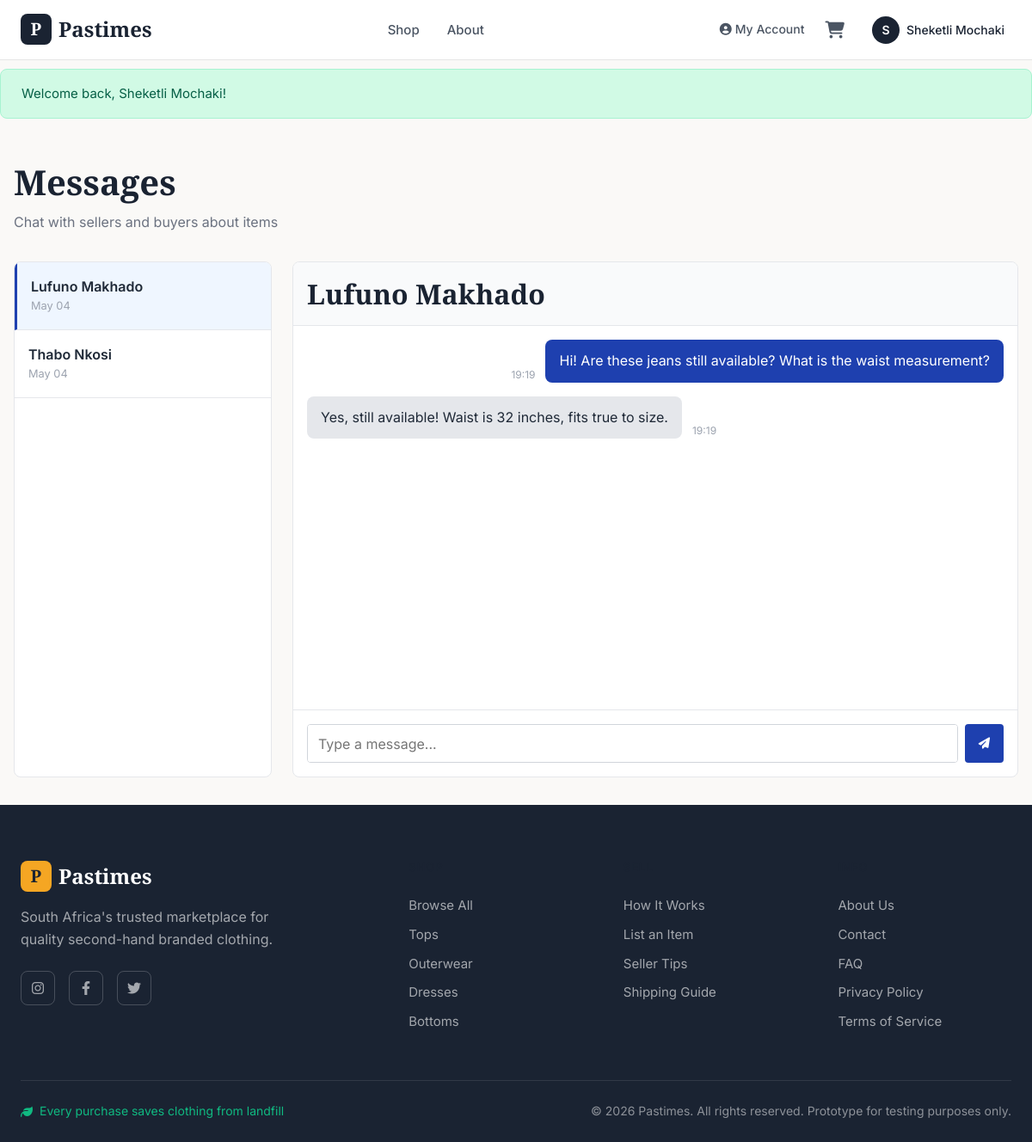
The page /messages.php?user=2 (signed in) on the database its author committed.
### tables this page shows
CREATE TABLE tblUser (
    userID INT AUTO_INCREMENT PRIMARY KEY,
    fullName VARCHAR(100) NOT NULL,
    email VARCHAR(150) NOT NULL UNIQUE,
    username VARCHAR(50) NOT NULL UNIQUE,
    passwordHash VARCHAR(255) NOT NULL,
    role ENUM('buyer','seller','both') DEFAULT 'buyer',
    status ENUM('pending','active','suspended') DEFAULT 'pending',
    address TEXT,
    city VARCHAR(100),
    postalCode VARCHAR(20),
    phone VARCHAR(20),
    profilePic VARCHAR(255) DEFAULT 'images/default-avatar.png',
    createdAt TIMESTAMP DEFAULT CURRENT_TIMESTAMP
);

CREATE TABLE tblMessages (
    messageID INT AUTO_INCREMENT PRIMARY KEY,
    senderID INT NOT NULL,
    receiverID INT NOT NULL,
    clothingID INT,
    subject VARCHAR(200),
    messageBody TEXT NOT NULL,
    isRead TINYINT(1) DEFAULT 0,
    sentAt TIMESTAMP DEFAULT CURRENT_TIMESTAMP,
    FOREIGN KEY (senderID) REFERENCES tblUser(userID) ON DELETE CASCADE,
    FOREIGN KEY (receiverID) REFERENCES tblUser(userID) ON DELETE CASCADE
);

### messages.php (the view, shortened to what this page needs)
<?php
require_once 'includes/DBConn.php';
$userID = $_SESSION['userID'];
$selectedUserID = isset($_GET['user']) ? (int)$_GET['user'] : null;
$stmt = $conn->prepare("
    SELECT DISTINCT
        CASE WHEN senderID = ? THEN receiverID ELSE senderID END as otherUserID,
        u.fullName, u.username,
        MAX(sentAt) as lastMessage
    FROM tblMessages
    JOIN tblUser u ON u.userID = CASE WHEN senderID = ? THEN receiverID ELSE senderID END
    WHERE senderID = ? OR receiverID = ?
    GROUP BY otherUserID, u.fullName, u.username
    ORDER BY lastMessage DESC
");
$stmt->bind_param('iiii', $userID, $userID, $userID, $userID);
$stmt->execute();
$conversationsResult = $stmt->get_result();
$conversations = $conversationsResult->fetch_all(MYSQLI_ASSOC);
$messages = [];
if ($selectedUserID) {
    $stmt = $conn->prepare("
        SELECT m.*, u.fullName, u.username
        FROM tblMessages m
        JOIN tblUser u ON m.senderID = u.userID
        WHERE (senderID = ? AND receiverID = ?) OR (senderID = ? AND receiverID = ?)
        ORDER BY sentAt ASC
    ");
    $stmt->bind_param('iiii', $userID, $selectedUserID, $selectedUserID, $userID);
    $stmt->execute();
    $messagesResult = $stmt->get_result();
    $messages = $messagesResult->fetch_all(MYSQLI_ASSOC);
}
?>
<!DOCTYPE html>
<html lang="en">
<head>
    <link rel="stylesheet" href="https://cdnjs.cloudflare.com/ajax/libs/font-awesome/6.4.0/css/all.min.css">
    <link rel="stylesheet" href="css/style.css">
</head>
<body>
    <?php include 'includes/header.php'; ?>
    <main class="container" style="max-width: 1200px; margin: 0 auto; padding: 2rem 1rem;">
        <h1 style="margin: 0 0 0.5rem 0;">Messages</h1>
        <p style="color: #6b7280; margin: 0;">Chat with sellers and buyers about items</p>
        <div class="messages-container">
            <div class="conversation-list">
                <?php if (empty($conversations)): ?>
                    <div style="padding: 2rem 1rem; text-align: center; color: #9ca3af;">
                        <p>No conversations yet</p>
                    </div>
                <?php else: ?>
                    <?php foreach ($conversations as $conv): ?>
                        <a href="messages.php?user=<?php echo $conv['otherUserID']; ?>" class="conversation-item <?php echo ($selectedUserID === $conv['otherUserID']) ? 'active' : ''; ?>">
                            <div class="conversation-name"><?php echo htmlspecialchars($conv['fullName']); ?></div>
                            <div class="conversation-time"><?php echo date('M d', strtotime($conv['lastMessage'])); ?></div>
                        </a>
                    <?php endforeach; ?>
                <?php endif; ?>
            </div>
            <div class="messages-window">
                <?php if ($selectedUserID): ?>
                    <div class="messages-header">
                        <?php
                        $stmt = $conn->prepare("SELECT fullName FROM tblUser WHERE userID = ?");
                        $stmt->bind_param('i', $selectedUserID);
                        $stmt->execute();
                        $userResult = $stmt->get_result()->fetch_assoc();
                        ?>
                        <h2 style="margin: 0;"><?php echo htmlspecialchars($userResult['fullName']); ?></h2>
                    </div>
                    <div class="messages-body">
                        <?php foreach ($messages as $msg): ?>
                            <div class="message <?php echo ($msg['senderID'] === $userID) ? 'sent' : 'received'; ?>">
                                <div class="message-bubble"><?php echo htmlspecialchars($msg['messageBody']); ?></div>
                                <div class="message-time"><?php echo date('H:i', strtotime($msg['sentAt'])); ?></div>
                            </div>
                        <?php endforeach; ?>
                    </div>
                    <div class="messages-footer">
                        <form method="POST" class="message-form">
                            <textarea name="message" placeholder="Type a message..." style="flex: 1; padding: 0.75rem; border: 1px solid #d1d5db; border-radius: 4px; font-family: Inter, sans-serif; resize: none; height: 45px;" required></textarea>
                            <button type="submit" style="background: #1e40af; color: white; border: none; padding: 0.75rem 1rem; border-radius: 4px; cursor: pointer;">
                                <i class="fas fa-paper-plane"></i>
                            </button>
                        </form>
                    </div>
                <?php endif; ?>
            </div>
        </div>
    </main>
    <?php include 'includes/footer.php'; ?>
</body>
</html>

### css/style.css (style rules this page uses)
:root { --primary-dark: #1a2332; --primary-blue: #2c3e50; --accent-orange: #f5a623; --accent-teal: #00897b; --white: #ffffff; --off-white: #faf9f7; --cream: #f5f3ef; --light-gray: #e5e5e5; --medium-gray: #9ca3af; --dark-gray: #4b5563; --charcoal: #374151; --black: #111827; --success: #10b981; --success-light: #d1fae5; --warning: #f59e0b; --warning-light: #fef3c7; --error: #ef4444; --error-light: #fee2e2; --info: #3b82f6; --info-light: #dbeafe; --font-heading: 'Playfair Display', Georgia, serif; --font-body: 'Inter', -apple-system, BlinkMacSystemFont, sans-serif; --spacing-xs: 0.25rem; --spacing-sm: 0.5rem; --spacing-md: 1rem; --spacing-lg: 1.5rem; --spacing-xl: 2rem; --spacing-2xl: 3rem; --spacing-3xl: 4rem; --radius-sm: 4px; --radius-md: 8px; --radius-lg: 12px; --radius-xl: 16px; --radius-full: 9999px; --shadow-sm: 0 1px 2px rgba(0, 0, 0, 0.05); --shadow-md: 0 4px 6px -1px rgba(0, 0, 0, 0.1); --shadow-lg: 0 10px 15px -3px rgba(0, 0, 0, 0.1); --shadow-xl: 0 20px 25px -5px rgba(0, 0, 0, 0.1); --shadow-hover: 0 12px 40px rgba(0, 0, 0, 0.15); --transition-fast: 0.15s ease; --transition-base: 0.2s ease; --transition-slow: 0.3s ease; --z-dropdown: 100; --z-sticky: 200; --z-fixed: 300; --z-modal-backdrop: 400; --z-modal: 500; --z-toast: 600; }
*, *::before, *::after { box-sizing: border-box; margin: 0; padding: 0; }
html { scroll-behavior: smooth; -webkit-font-smoothing: antialiased; -moz-osx-font-smoothing: grayscale; }
body { font-family: var(--font-body); font-size: 16px; line-height: 1.6; color: var(--black); background-color: var(--off-white); min-height: 100vh; display: flex; flex-direction: column; }
a { text-decoration: none; color: inherit; transition: color var(--transition-base); }
button { font-family: inherit; cursor: pointer; border: none; background: none; }
input, textarea, select { font-family: inherit; font-size: inherit; }
h1, h2, h3, h4, h5, h6 { font-family: var(--font-heading); font-weight: 600; line-height: 1.3; color: var(--primary-dark); }
h1 { font-size: 2.5rem; }
h2 { font-size: 2rem; }
p { margin-bottom: var(--spacing-md); color: var(--dark-gray); }
.container { max-width: 1280px; margin: 0 auto; padding: 0 var(--spacing-lg); }

### messages.php (style rules this page uses)
.messages-container { display: grid; grid-template-columns: 300px 1fr; gap: 1.5rem; height: 600px; margin-top: 2rem; }
.conversation-list { background: white; border: 1px solid #e5e7eb; border-radius: 8px; overflow-y: auto; }
.conversation-item { padding: 1rem; border-bottom: 1px solid #e5e7eb; cursor: pointer; transition: background 0.2s; text-decoration: none; color: inherit; display: block; }
.conversation-item:hover, .conversation-item.active { background: #f3f4f6; }
.conversation-item.active { background: #eff6ff; border-left: 3px solid #1e40af; }
.conversation-name { font-weight: 600; color: #1f2937; }
.conversation-time { font-size: 0.8rem; color: #9ca3af; }
.messages-window { background: white; border: 1px solid #e5e7eb; border-radius: 8px; display: flex; flex-direction: column; overflow: hidden; }
.messages-header { padding: 1rem; border-bottom: 1px solid #e5e7eb; background: #f9fafb; }
.messages-body { flex: 1; overflow-y: auto; padding: 1rem; }
.message { margin-bottom: 1rem; display: flex; gap: 0.75rem; }
.message.sent { flex-direction: row-reverse; }
.message-bubble { max-width: 75%; padding: 0.75rem 1rem; border-radius: 8px; word-wrap: break-word; }
.message.received .message-bubble { background: #e5e7eb; color: #1f2937; }
.message.sent .message-bubble { background: #1e40af; color: white; }
.message-time { font-size: 0.75rem; color: #9ca3af; align-self: flex-end; }
.messages-footer { padding: 1rem; border-top: 1px solid #e5e7eb; }
.message-form { display: flex; gap: 0.5rem; }
.message-form button { background: #1e40af; color: white; border: none; padding: 0.75rem 1rem; border-radius: 4px; cursor: pointer; }

### rows shown on the page
tbluser: fullName "Lufuno Makhado"
tblmessages: messageBody "Hi! Are these jeans still available? What is the waist measurement?", sentAt "19:19"
tblmessages: messageBody "Yes, still available! Waist is 32 inches, fits true to size.", sentAt "19:19"

### other values the page prints
substr($_SESSION['fullName'], 0, 1) "S"
$_SESSION['fullName'] "Sheketli Mochaki"
$_SESSION['success'] "Welcome back, Sheketli Mochaki!"
$conv['fullName'] "Lufuno Makhado"
date('M d', strtotime($conv['lastMessage'])) "May 04"
$conv['fullName'] "Thabo Nkosi"
